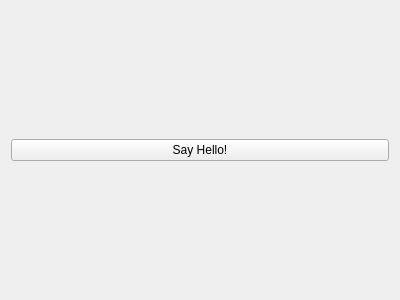
<?xml version="1.0" encoding="UTF-8"?>
<ui version="4.0">
 <class>Form</class>
 <widget class="QWidget" name="Form">
  <property name="geometry">
   <rect>
    <x>0</x>
    <y>0</y>
    <width>400</width>
    <height>300</height>
   </rect>
  </property>
  <property name="windowTitle">
   <string>Form</string>
  </property>
  <layout class="QHBoxLayout" name="horizontalLayout">
   <item>
    <widget class="QPushButton" name="pushButton">
     <property name="text">
      <string>Say Hello!</string>
     </property>
     <property name="iconSize">
      <size>
       <width>64</width>
       <height>64</height>
      </size>
     </property>
    </widget>
   </item>
  </layout>
 </widget>
 <resources/>
 <connections/>
</ui>
